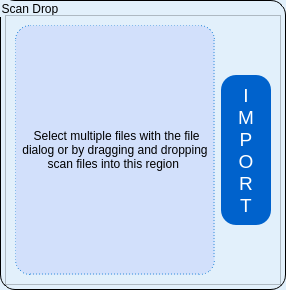
     <widget class="QGroupBox" name="grp_file_drop">
      <property name="acceptDrops">
       <bool>true</bool>
      </property>
      <property name="autoFillBackground">
       <bool>false</bool>
      </property>
      <property name="styleSheet">
       <string notr="true">QGroupBox{
background: rgb(226, 240, 251); 
border:1px solid #000000;
padding-top:10px;
border-radius:15px;
}</string>
      </property>
      <property name="title">
       <string>Scan Drop</string>
      </property>
      <layout class="QVBoxLayout" name="verticalLayout">
       <property name="leftMargin">
        <number>4</number>
       </property>
       <property name="topMargin">
        <number>4</number>
       </property>
       <property name="rightMargin">
        <number>4</number>
       </property>
       <property name="bottomMargin">
        <number>4</number>
       </property>
       <item>
        <layout class="QGridLayout" name="grid_file_drop">
         <item row="1" column="0">
          <widget class="QFrame" name="frm_file_drop">
           <property name="palette">
            <palette>
             <active>
              <colorrole role="WindowText">
               <brush brushstyle="SolidPattern">
                <color alpha="255">
                 <red>0</red>
                 <green>0</green>
                 <blue>0</blue>
                </color>
               </brush>
              </colorrole>
              <colorrole role="Button">
               <brush brushstyle="SolidPattern">
                <color alpha="255">
                 <red>226</red>
                 <green>240</green>
                 <blue>251</blue>
                </color>
               </brush>
              </colorrole>
              <colorrole role="Light">
               <brush brushstyle="SolidPattern">
                <color alpha="255">
                 <red>255</red>
                 <green>255</green>
                 <blue>255</blue>
                </color>
               </brush>
              </colorrole>
              <colorrole role="Midlight">
               <brush brushstyle="SolidPattern">
                <color alpha="255">
                 <red>240</red>
                 <green>247</green>
                 <blue>253</blue>
                </color>
               </brush>
              </colorrole>
              <colorrole role="Dark">
               <brush brushstyle="SolidPattern">
                <color alpha="255">
                 <red>113</red>
                 <green>120</green>
                 <blue>125</blue>
                </color>
               </brush>
              </colorrole>
              <colorrole role="Mid">
               <brush brushstyle="SolidPattern">
                <color alpha="255">
                 <red>151</red>
                 <green>160</green>
                 <blue>167</blue>
                </color>
               </brush>
              </colorrole>
              <colorrole role="Text">
               <brush brushstyle="SolidPattern">
                <color alpha="255">
                 <red>0</red>
                 <green>0</green>
                 <blue>0</blue>
                </color>
               </brush>
              </colorrole>
              <colorrole role="BrightText">
               <brush brushstyle="SolidPattern">
                <color alpha="255">
                 <red>255</red>
                 <green>255</green>
                 <blue>255</blue>
                </color>
               </brush>
              </colorrole>
              <colorrole role="ButtonText">
               <brush brushstyle="SolidPattern">
                <color alpha="255">
                 <red>0</red>
                 <green>0</green>
                 <blue>0</blue>
                </color>
               </brush>
              </colorrole>
              <colorrole role="Base">
               <brush brushstyle="SolidPattern">
                <color alpha="255">
                 <red>226</red>
                 <green>240</green>
                 <blue>251</blue>
                </color>
               </brush>
              </colorrole>
              <colorrole role="Window">
               <brush brushstyle="SolidPattern">
                <color alpha="255">
                 <red>226</red>
                 <green>240</green>
                 <blue>251</blue>
                </color>
               </brush>
              </colorrole>
              <colorrole role="Shadow">
               <brush brushstyle="SolidPattern">
                <color alpha="255">
                 <red>0</red>
                 <green>0</green>
                 <blue>0</blue>
                </color>
               </brush>
              </colorrole>
              <colorrole role="AlternateBase">
               <brush brushstyle="SolidPattern">
                <color alpha="255">
                 <red>240</red>
                 <green>247</green>
                 <blue>253</blue>
                </color>
               </brush>
              </colorrole>
              <colorrole role="ToolTipBase">
               <brush brushstyle="SolidPattern">
                <color alpha="255">
                 <red>255</red>
                 <green>255</green>
                 <blue>220</blue>
                </color>
               </brush>
              </colorrole>
              <colorrole role="ToolTipText">
               <brush brushstyle="SolidPattern">
                <color alpha="255">
                 <red>0</red>
                 <green>0</green>
                 <blue>0</blue>
                </color>
               </brush>
              </colorrole>
              <colorrole role="PlaceholderText">
               <brush brushstyle="SolidPattern">
                <color alpha="128">
                 <red>0</red>
                 <green>0</green>
                 <blue>0</blue>
                </color>
               </brush>
              </colorrole>
             </active>
             <inactive>
              <colorrole role="WindowText">
               <brush brushstyle="SolidPattern">
                <color alpha="255">
                 <red>0</red>
                 <green>0</green>
                 <blue>0</blue>
                </color>
               </brush>
              </colorrole>
              <colorrole role="Button">
               <brush brushstyle="SolidPattern">
                <color alpha="255">
                 <red>226</red>
                 <green>240</green>
                 <blue>251</blue>
                </color>
               </brush>
              </colorrole>
              <colorrole role="Light">
               <brush brushstyle="SolidPattern">
                <color alpha="255">
                 <red>255</red>
                 <green>255</green>
                 <blue>255</blue>
                </color>
               </brush>
              </colorrole>
              <colorrole role="Midlight">
               <brush brushstyle="SolidPattern">
                <color alpha="255">
                 <red>240</red>
                 <green>247</green>
                 <blue>253</blue>
                </color>
               </brush>
              </colorrole>
              <colorrole role="Dark">
               <brush brushstyle="SolidPattern">
                <color alpha="255">
                 <red>113</red>
                 <green>120</green>
                 <blue>125</blue>
                </color>
               </brush>
              </colorrole>
              <colorrole role="Mid">
               <brush brushstyle="SolidPattern">
                <color alpha="255">
                 <red>151</red>
                 <green>160</green>
                 <blue>167</blue>
                </color>
               </brush>
              </colorrole>
              <colorrole role="Text">
               <brush brushstyle="SolidPattern">
                <color alpha="255">
                 <red>0</red>
                 <green>0</green>
                 <blue>0</blue>
                </color>
               </brush>
              </colorrole>
              <colorrole role="BrightText">
               <brush brushstyle="SolidPattern">
                <color alpha="255">
                 <red>255</red>
                 <green>255</green>
                 <blue>255</blue>
                </color>
               </brush>
              </colorrole>
              <colorrole role="ButtonText">
               <brush brushstyle="SolidPattern">
                <color alpha="255">
                 <red>0</red>
                 <green>0</green>
                 <blue>0</blue>
                </color>
               </brush>
              </colorrole>
              <colorrole role="Base">
               <brush brushstyle="SolidPattern">
                <color alpha="255">
                 <red>226</red>
                 <green>240</green>
                 <blue>251</blue>
                </color>
               </brush>
              </colorrole>
              <colorrole role="Window">
               <brush brushstyle="SolidPattern">
                <color alpha="255">
                 <red>226</red>
                 <green>240</green>
                 <blue>251</blue>
                </color>
               </brush>
              </colorrole>
              <colorrole role="Shadow">
               <brush brushstyle="SolidPattern">
                <color alpha="255">
                 <red>0</red>
                 <green>0</green>
                 <blue>0</blue>
                </color>
               </brush>
              </colorrole>
              <colorrole role="AlternateBase">
               <brush brushstyle="SolidPattern">
                <color alpha="255">
                 <red>240</red>
                 <green>247</green>
                 <blue>253</blue>
                </color>
               </brush>
              </colorrole>
              <colorrole role="ToolTipBase">
               <brush brushstyle="SolidPattern">
                <color alpha="255">
                 <red>255</red>
                 <green>255</green>
                 <blue>220</blue>
                </color>
               </brush>
              </colorrole>
              <colorrole role="ToolTipText">
               <brush brushstyle="SolidPattern">
                <color alpha="255">
                 <red>0</red>
                 <green>0</green>
                 <blue>0</blue>
                </color>
               </brush>
              </colorrole>
              <colorrole role="PlaceholderText">
               <brush brushstyle="SolidPattern">
                <color alpha="128">
                 <red>0</red>
                 <green>0</green>
                 <blue>0</blue>
                </color>
               </brush>
              </colorrole>
             </inactive>
             <disabled>
              <colorrole role="WindowText">
               <brush brushstyle="SolidPattern">
                <color alpha="255">
                 <red>113</red>
                 <green>120</green>
                 <blue>125</blue>
                </color>
               </brush>
              </colorrole>
              <colorrole role="Button">
               <brush brushstyle="SolidPattern">
                <color alpha="255">
                 <red>226</red>
                 <green>240</green>
                 <blue>251</blue>
                </color>
               </brush>
              </colorrole>
              <colorrole role="Light">
               <brush brushstyle="SolidPattern">
                <color alpha="255">
                 <red>255</red>
                 <green>255</green>
                 <blue>255</blue>
                </color>
               </brush>
              </colorrole>
              <colorrole role="Midlight">
               <brush brushstyle="SolidPattern">
                <color alpha="255">
                 <red>240</red>
                 <green>247</green>
                 <blue>253</blue>
                </color>
               </brush>
              </colorrole>
              <colorrole role="Dark">
               <brush brushstyle="SolidPattern">
                <color alpha="255">
                 <red>113</red>
                 <green>120</green>
                 <blue>125</blue>
                </color>
               </brush>
              </colorrole>
              <colorrole role="Mid">
               <brush brushstyle="SolidPattern">
                <color alpha="255">
                 <red>151</red>
                 <green>160</green>
                 <blue>167</blue>
                </color>
               </brush>
              </colorrole>
              <colorrole role="Text">
               <brush brushstyle="SolidPattern">
                <color alpha="255">
                 <red>113</red>
                 <green>120</green>
                 <blue>125</blue>
                </color>
               </brush>
              </colorrole>
              <colorrole role="BrightText">
               <brush brushstyle="SolidPattern">
                <color alpha="255">
                 <red>255</red>
                 <green>255</green>
                 <blue>255</blue>
                </color>
               </brush>
              </colorrole>
              <colorrole role="ButtonText">
               <brush brushstyle="SolidPattern">
                <color alpha="255">
                 <red>113</red>
                 <green>120</green>
                 <blue>125</blue>
                </color>
               </brush>
              </colorrole>
              <colorrole role="Base">
               <brush brushstyle="SolidPattern">
                <color alpha="255">
                 <red>226</red>
                 <green>240</green>
                 <blue>251</blue>
                </color>
               </brush>
              </colorrole>
              <colorrole role="Window">
               <brush brushstyle="SolidPattern">
                <color alpha="255">
                 <red>226</red>
                 <green>240</green>
                 <blue>251</blue>
                </color>
               </brush>
              </colorrole>
              <colorrole role="Shadow">
               <brush brushstyle="SolidPattern">
                <color alpha="255">
                 <red>0</red>
                 <green>0</green>
                 <blue>0</blue>
                </color>
               </brush>
              </colorrole>
              <colorrole role="AlternateBase">
               <brush brushstyle="SolidPattern">
                <color alpha="255">
                 <red>226</red>
                 <green>240</green>
                 <blue>251</blue>
                </color>
               </brush>
              </colorrole>
              <colorrole role="ToolTipBase">
               <brush brushstyle="SolidPattern">
                <color alpha="255">
                 <red>255</red>
                 <green>255</green>
                 <blue>220</blue>
                </color>
               </brush>
              </colorrole>
              <colorrole role="ToolTipText">
               <brush brushstyle="SolidPattern">
                <color alpha="255">
                 <red>0</red>
                 <green>0</green>
                 <blue>0</blue>
                </color>
               </brush>
              </colorrole>
              <colorrole role="PlaceholderText">
               <brush brushstyle="SolidPattern">
                <color alpha="128">
                 <red>0</red>
                 <green>0</green>
                 <blue>0</blue>
                </color>
               </brush>
              </colorrole>
             </disabled>
            </palette>
           </property>
           <property name="acceptDrops">
            <bool>false</bool>
           </property>
           <property name="autoFillBackground">
            <bool>false</bool>
           </property>
           <property name="styleSheet">
            <string notr="true">background: rgb(226, 240, 251); </string>
           </property>
           <property name="frameShape">
            <enum>QFrame::StyledPanel</enum>
           </property>
           <property name="frameShadow">
            <enum>QFrame::Raised</enum>
           </property>
           <layout class="QGridLayout" name="gridLayout">
            <item row="0" column="2">
             <widget class="QPushButton" name="btn_select_scan_files">
              <property name="minimumSize">
               <size>
                <width>50</width>
                <height>150</height>
               </size>
              </property>
              <property name="maximumSize">
               <size>
                <width>50</width>
                <height>150</height>
               </size>
              </property>
              <property name="toolTip">
               <string>Click on this button to select scan files to import</string>
              </property>
              <property name="styleSheet">
               <string notr="true">background-color: rgb(0, 98, 204);
color: #ffffff;
border-radius: 15px;
font-size:14pt;</string>
              </property>
              <property name="text">
               <string>I
M
P
O
R
T</string>
              </property>
             </widget>
            </item>
            <item row="0" column="0">
             <widget class="QLabel" name="lbl_file_drop">
              <property name="minimumSize">
               <size>
                <width>200</width>
                <height>250</height>
               </size>
              </property>
              <property name="acceptDrops">
               <bool>true</bool>
              </property>
              <property name="toolTip">
               <string>Drop Scan Files onto the section to automatically parse them</string>
              </property>
              <property name="styleSheet">
               <string notr="true">QLabel#lbl_file_drop{
border: 1px dashed #3490dc;
font-size:12px;
background: #d2e0fb;
border-radius:15px;
}</string>
              </property>
              <property name="text">
               <string> Select multiple files with the file dialog or by dragging and dropping scan files into this region </string>
              </property>
              <property name="alignment">
               <set>Qt::AlignCenter</set>
              </property>
              <property name="wordWrap">
               <bool>true</bool>
              </property>
             </widget>
            </item>
           </layout>
          </widget>
         </item>
        </layout>
       </item>
      </layout>
     </widget>
